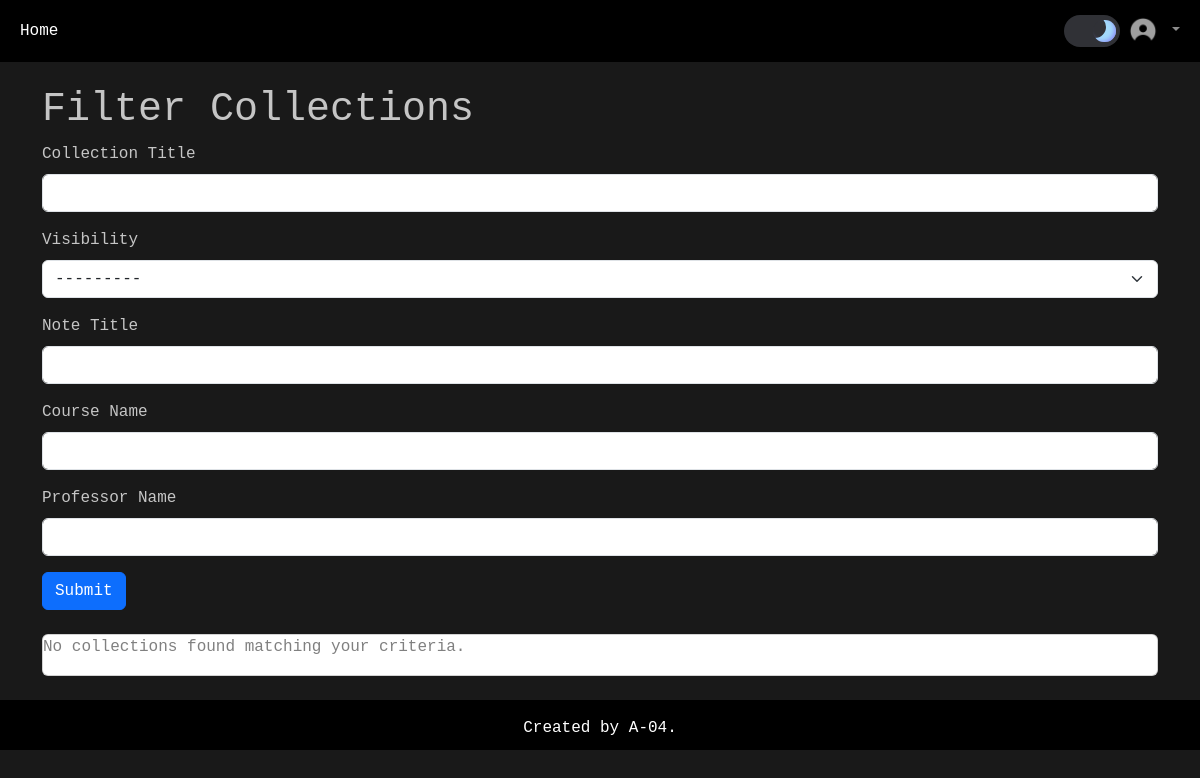
The page /view-collections/ on the database as committed earlier.
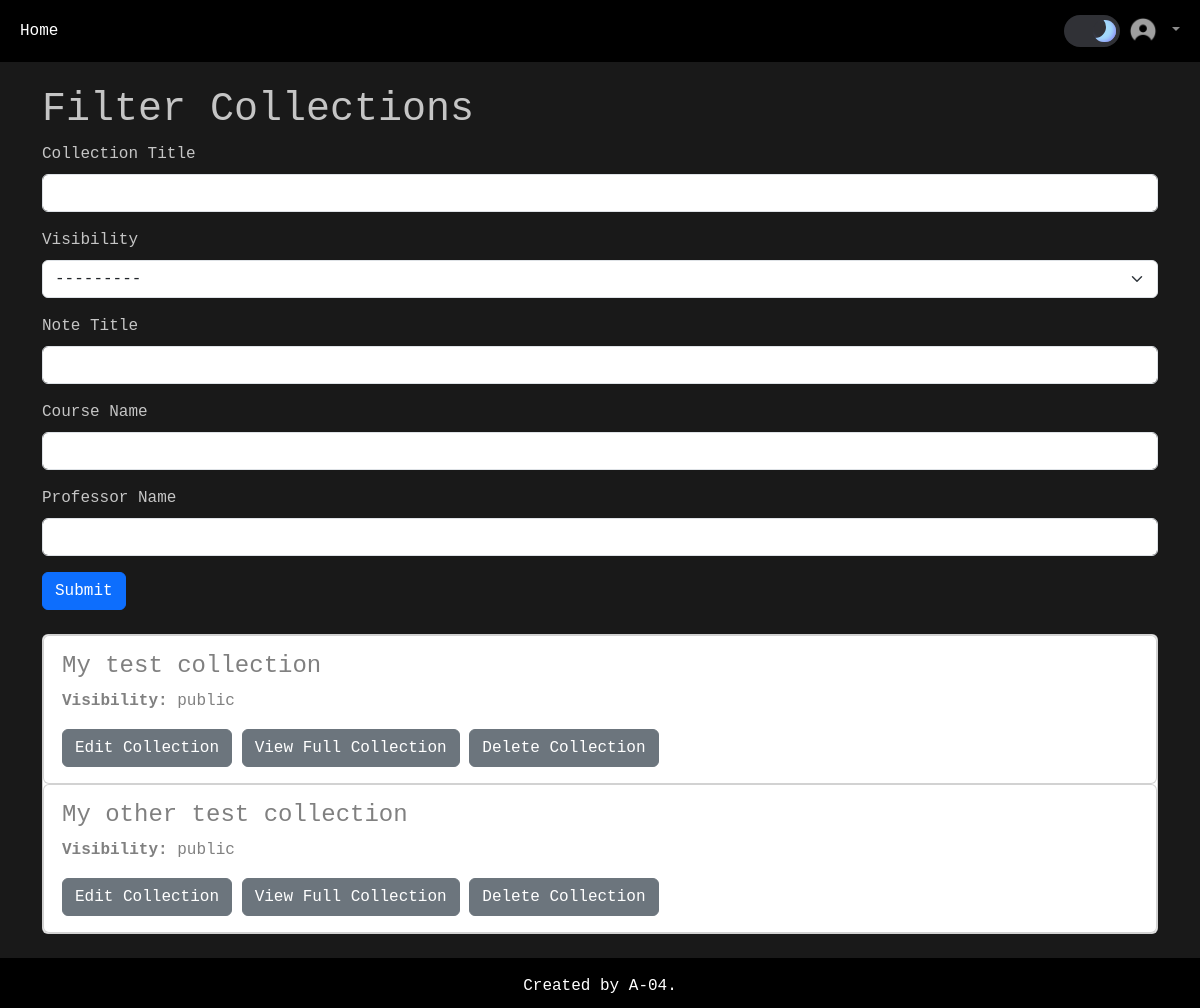
The same page on the database as committed later.
### notes_app/models.py (models this page shows, shortened)
class Collection(models.Model):
    title = models.CharField(max_length=255, unique=True)
    description = models.TextField(blank=True)
    VISIBILITY_CHOICES = [
        ("public", "Public"), #public = database value, Public = human-readable value
        ("private", "Private"),
    ]
    visibility = models.CharField(max_length=10, choices=VISIBILITY_CHOICES, default="public")
    created_by = models.ForeignKey(User, on_delete=models.CASCADE)  # User refers to the auth_user table
    created_at = models.DateTimeField(auto_now_add=True)
    is_requested = models.BooleanField(default=False)

### notes_app/views.py (the view)
# urls.py: path("view-collections/", views.view_collections, name="view_collections"),
def view_collections(request):
    collections_filter = CollectionsFilter(request.GET, queryset=Collection.objects.all())
    notes_filter = NotesFilter(request.GET, queryset=Note.objects.all())
    collections = filter_collections_and_notes(notes_filter.qs, collections_filter.qs)
    return render(request, "notes_app/navbar_librarian/view_collections.html", {"collections": collections, "collections_filter": collections_filter, "notes_filter": notes_filter})

### notes_app/views.py (called while the page is built)
def filter_collections_and_notes(filtered_notes, filtered_collections):
    filtered_notes_associated_collections = set()
    filtered_collections_ids = set(filtered_collections.values_list('id', flat=True))
    for note in filtered_notes:
        collections = Collection.objects.filter(collectionitem__note_id=note.id)
        for collection in collections:
            filtered_notes_associated_collections.add(collection.id)
    common_collection_ids = filtered_collections_ids & filtered_notes_associated_collections
    return Collection.objects.filter(id__in=common_collection_ids)

### notes_app/templates/notes_app/navbar_librarian/view_collections.html
{% extends 'base.html' %}
{% block content %}
{% load crispy_forms_tags %}
<div class="container mt-4">
    <h1>Filter Collections</h1>
    <form method="get">
        {{ collections_filter.form | crispy }}
        {{ notes_filter.form | crispy }}
        <button type="submit" class="btn btn-primary">Submit</button>
    </form>
    <br>
    <div class="card">
        {% if collections %}
            {% for collection in collections %}
                <div class="card">
                    <div class="row">
                        <div class="card-body" style="padding-left: 30px;">
                            <h4 style = "color:#808080">{{ collection.title }}</h4>
                            <p style = "color:#808080"><strong>Visibility:</strong> {{ collection.visibility }}</p>
                            <a href="{% url 'notes_app:edit_collection' collection.id %}" class="btn btn-secondary">Edit Collection</a>
                            <a href="{% url 'notes_app:view_full_collection' collection.id %}" class="btn btn-secondary">View Full Collection</a>
                            <a href="{% url 'notes_app:delete_collection' collection.id %}" class="btn btn-secondary">Delete Collection</a>
                        </div>
                    </div>
                </div>
            {% endfor %}
        {% else %}
            <p style = "color:#808080" >No collections found matching your criteria.</p>
        {% endif %}
    </div>
</div>
<br>
{% endblock %}

### templates/base.html (shortened to what this page needs)
<!DOCTYPE html>
<html lang="en">
<head>
    {% load crispy_forms_tags %}
    {% load static %}
    {% load bootstrap5 %}
    {% bootstrap_css %}
    <link rel = "stylesheet" href = "{% static 'notes_app/css/default_style.css' %}">
</head>
<body class = "{{ request.COOKIES.theme|default:'dark'}}">
{% if user.is_authenticated %}
    {% if user.groups.all|length > 0 %}
        {% for group in user.groups.all %}
            {% if group.name == "Librarians" %}
                {% include 'notes_app/navbars/librarian_navbar.html' %}
            {% elif group.name == "Patrons" %}
                {% include 'notes_app/navbars/patron_navbar.html' %}
            {% endif %}
        {% endfor %}
    {% else %}
        {% include 'notes_app/navbars/anonymous_navbar.html' %}
    {% endif %}
{% else %}
    {% include 'notes_app/navbars/anonymous_navbar.html' %}
{% endif %}
{% block content %}
{% endblock %}
{% include 'footer.html' %}
</body>
</html>

### notes_app/templates/notes_app/navbars/anonymous_navbar.html (shortened to what this page needs)
{% extends 'navbar_base.html' %}
{% load static %}
{% load socialaccount %}

### templates/navbar_base.html (shortened to what this page needs)
{% load static %}
{% load socialaccount %}
<nav class="navbar navbar-expand-lg navbar-dark">
    <div class="container-fluid">
        <div class="collapse navbar-collapse" id="navbarNav">
            <ul class="navbar-nav me-auto">
                <li class="nav-item"><a class="nav-link active" aria-current="page" href="{% url 'notes_app:index' %}">Home</a></li>
            </ul>
            <ul class = "navbar-nav">
                 <li class = "nav-item">
                    <label class = "switch">
                        <span class = "slider"></span>
                    </label>
                 </li>
                 <li class="nav-item dropdown">
                    <a class="nav-link dropdown-toggle" id="navbarDropdown" role="button" data-bs-toggle="dropdown"
                       aria-expanded="false">
                        <img class = "navbar-picture" src = "
                                    {% if user.is_authenticated   %}
                                    {{ user.profile.get_profile_pic_url }}
                                    {% else %}
                                    {% static 'notes_app/images/default_profile.png' %}
                                    {% endif %}
                                    "  alt="profile_picture"
                        width = "30"
                        height= "30">
                    </a>
                </li>
            </ul>
        </div>
    </div>
</nav>

### templates/footer.html
<footer class = "d-flex footer mt-auto py-3 footer-dark">
    <p>Created by A-04.</p>
</footer>

### notes_app/static/notes_app/css/default_style.css (style rules this page uses)
.dark { --background-color: rgb(25, 25, 25); --text-color: rgb(255, 255, 255, .75); --seperator-color: #949494; --navbar-footer-color: black; --navbar-footer-text-color: white; }
:root { --width-of-switch: 3.5em; --height-of-switch: 2em; --size-of-icon: 1.4em; --slider-offset:0.3em; }
body, html { background-color:var(--background-color); color: var(--text-color); font-family: 'Anonymous Pro', monospace; width:100%; height:100%; overflow-x:hidden; transition: background-color 0.3s ease, color 0.3s ease; }
a { text-decoration: none; color:var(--navbar-footer-color); }
.navbar, footer { background-color: var(--navbar-footer-color); color:var(--navbar-footer-text-color); }
.navbar-picture { border-radius:50%; object-fit:cover; }
footer { position:relative; bottom:0; justify-content: center; height:50px; }
.switch { top:15%; display: block; position: relative; width: var(--width-of-switch); height: var(--height-of-switch); }
.slider { position: absolute; cursor: pointer; top:0; left:0; right:0; bottom:0; background: #f4f4f5; transition: 0.3s; border-radius: 30px; }
.slider::before { position: absolute; content: ""; height: var(--size-of-icon, 1.4em); width: var(--size-of-icon, 1.4em); border-radius: 20px; left: var(--slider-offset, 0.3em); top:15%; background: linear-gradient(40deg, #ff0080, #ff8c00 70%); transition: 0.3s; }
input:checked + .slider { background: #303136; }
input:checked + .slider::before { left: calc(100% - (var(--size-of-icon, 1.4em) + var(--slider-offset,0.3em))); background: #303136; box-shadow: inset -3px -2px 5px -2px #8983f7, inset -10px -4px 0 0 #a3dafb; }

Rows that differ between the two databases and show on the page:
added Collection: title "My test collection", visibility "public"
added Collection: title "My other test collection", visibility "public"
Other text that changed with them:
text no longer shown: "No collections found matching your criteria."
